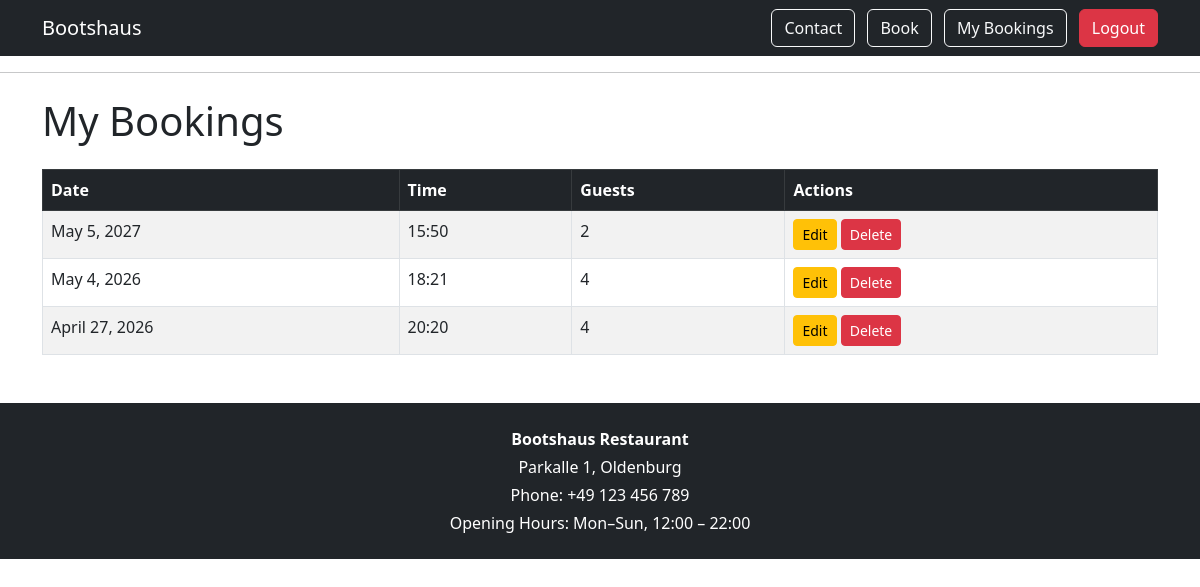
Before: /my-bookings/ (signed in) with the older database file.
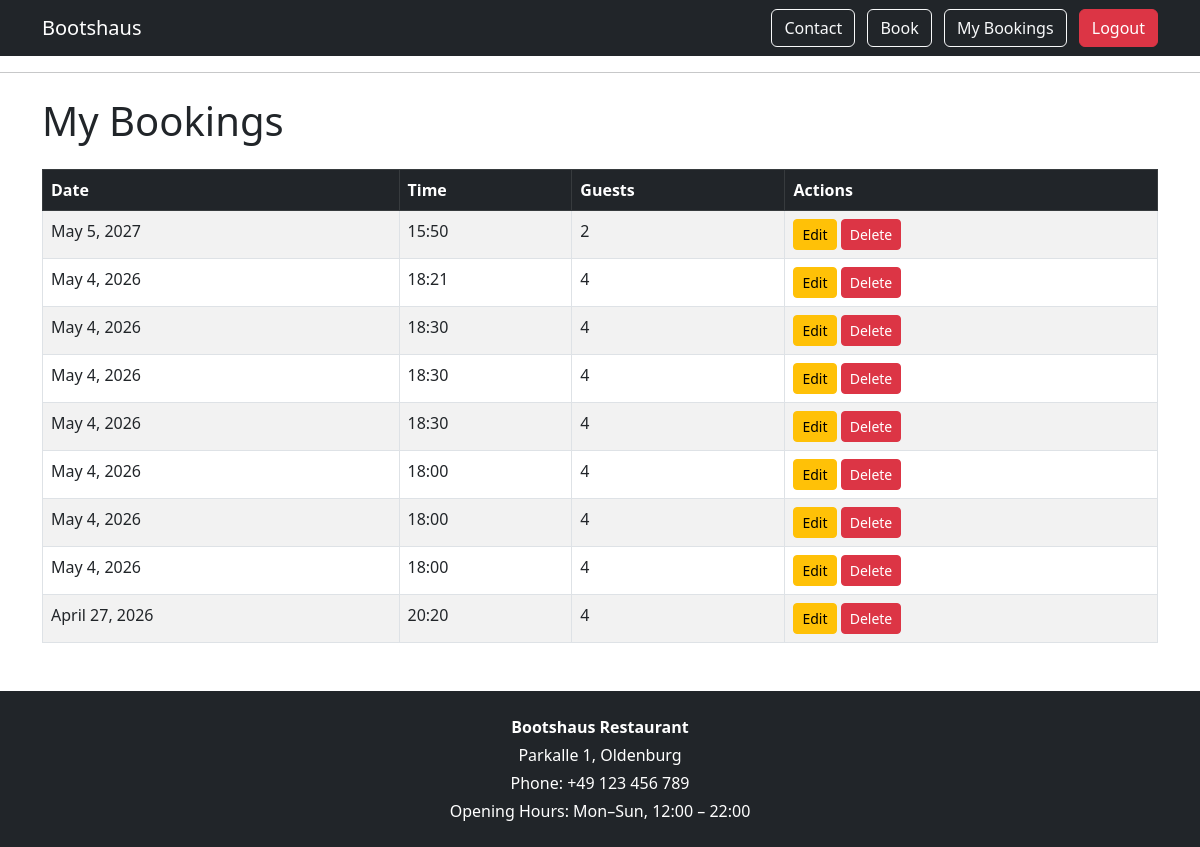
After: the same page with the newer database file.
### bookings/models.py (models this page shows, shortened)
class Booking(models.Model):
    STATUS_CHOICES = [
        ('pending', 'Pending'),
        ('confirmed', 'Confirmed'),
        ('cancelled', 'Cancelled'),
    ]
    user = models.ForeignKey(
        User,
        on_delete=models.CASCADE,
        related_name='bookings'
    )
    full_name = models.CharField(max_length=100)
    email = models.EmailField()
    booking_date = models.DateField()
    booking_time = models.TimeField()
    guests = models.PositiveIntegerField()
    special_request = models.TextField(blank=True)
    status = models.CharField(
        max_length=20,
        choices=STATUS_CHOICES,
        default='pending'
    )
    created_on = models.DateTimeField(auto_now_add=True)

### bookings/views.py (the view)
# urls.py: path('my-bookings/', my_bookings, name='my_bookings'),
@login_required
def my_bookings(request):
    bookings = Booking.objects.filter(user=request.user).order_by(
        '-booking_date'
    )
    return render(request, 'bookings/my_bookings.html', {'bookings': bookings})

### bookings/templates/bookings/my_bookings.html
{% extends 'bookings/base.html' %}
{% block content %}
    <h1 class="mb-4">My Bookings</h1>
    {% if bookings %}
<table class="table table-striped table-bordered">
    <thead class="table-dark">
        <tr>
            <th>Date</th>
            <th>Time</th>
            <th>Guests</th>
            <th>Actions</th>
        </tr>
    </thead>
    <tbody>
        {% for booking in bookings %}
        <tr>
            <td>{{ booking.booking_date }}</td>
            <td>{{ booking.booking_time|time:"H:i" }}</td>
            <td>{{ booking.guests }}</td>
            <td>
                <a href="{% url 'edit_booking' booking.id %}" class="btn btn-sm btn-warning">
                    Edit
                </a>
                <a href="{% url 'delete_booking' booking.id %}" class="btn btn-sm btn-danger">
                    Delete
                </a>
            </td>
        </tr>
        {% endfor %}
    </tbody>
</table>
    {% else %}
        <p>You have no bookings yet.</p>
    {% endif %}
{% endblock %}

### bookings/templates/bookings/base.html (shortened to what this page needs)
<!DOCTYPE html>
<html>
<head>
    <link href="https://cdn.jsdelivr.net/npm/bootstrap@5.3.0/dist/css/bootstrap.min.css" rel="stylesheet">
</head>
<body>
<nav class="navbar navbar-expand-lg navbar-dark bg-dark">
    <div class="container">
        <a class="navbar-brand" href="{% url 'home' %}">Bootshaus</a>
        <div>
            <a class="btn btn-outline-light me-2" href="{% url 'contact' %}">Contact</a>
            <a class="btn btn-outline-light me-2" href="{% url 'create_booking' %}">Book</a>
            {% if user.is_authenticated %}
                <a class="btn btn-outline-light me-2" href="{% url 'my_bookings' %}">My Bookings</a>
                <form action="{% url 'logout' %}" method="POST" class="d-inline">
                    <button class="btn btn-danger" type="submit">Logout</button>
                </form>
            {% else %}
                <a class="btn btn-success me-2" href="{% url 'login' %}">Login</a>
                <a class="btn btn-outline-light" href="{% url 'signup' %}">Sign Up</a>
            {% endif %}
        </div>
    </div>
</nav>
    <hr>
<div class="container mt-4">
    {% block content %}
    {% endblock %}
</div>
<footer class="bg-dark text-white text-center py-4 mt-5">
    <div class="container">
        <p class="mb-1"><strong>Bootshaus Restaurant</strong></p>
        <p class="mb-1">Parkalle 1, Oldenburg</p>
        <p class="mb-1">Phone: +49 123 456 789</p>
        <p class="mb-0">Opening Hours: Mon–Sun, 12:00 – 22:00</p>
    </div>
</footer>
</body>
</html>

Changed rows visible on the page:
added Booking: booking_date "May 4, 2026", booking_time "18:30", guests "4"
added Booking: booking_date "May 4, 2026", booking_time "18:30", guests "4"
added Booking: booking_date "May 4, 2026", booking_time "18:30", guests "4"
added Booking: booking_date "May 4, 2026", booking_time "18:00", guests "4"
added Booking: booking_date "May 4, 2026", booking_time "18:00", guests "4"
added Booking: booking_date "May 4, 2026", booking_time "18:00", guests "4"
